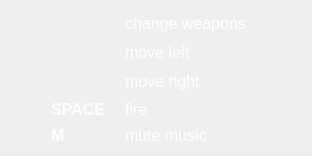
     <widget class="QWidget" name="gridLayoutWidget_5">
      <property name="geometry">
       <rect>
        <x>80</x>
        <y>250</y>
        <width>312</width>
        <height>156</height>
       </rect>
      </property>
      <layout class="QGridLayout" name="gridLayout">
       <property name="sizeConstraint">
        <enum>QLayout::SetMaximumSize</enum>
       </property>
       <item row="0" column="1">
        <widget class="QTextEdit" name="arrow_up">
         <property name="minimumSize">
          <size>
           <width>30</width>
           <height>30</height>
          </size>
         </property>
         <property name="maximumSize">
          <size>
           <width>30</width>
           <height>30</height>
          </size>
         </property>
         <property name="styleSheet">
          <string notr="true">background-color: rgba(0, 0, 0, 0);
border-style: none;
border-image: url(&quot;:/imgs/resources/arrow_up.png&quot;) 0 0 0 0 stretch stretch;</string>
         </property>
         <property name="verticalScrollBarPolicy">
          <enum>Qt::ScrollBarAlwaysOff</enum>
         </property>
         <property name="horizontalScrollBarPolicy">
          <enum>Qt::ScrollBarAlwaysOff</enum>
         </property>
         <property name="html">
          <string>&lt;!DOCTYPE HTML PUBLIC &quot;-//W3C//DTD HTML 4.0//EN&quot; &quot;http://www.w3.org/TR/REC-html40/strict.dtd&quot;&gt;
&lt;html&gt;&lt;head&gt;&lt;meta name=&quot;qrichtext&quot; content=&quot;1&quot; /&gt;&lt;style type=&quot;text/css&quot;&gt;
p, li { white-space: pre-wrap; }
&lt;/style&gt;&lt;/head&gt;&lt;body style=&quot; font-family:'MS Shell Dlg 2'; font-size:8.25pt; font-weight:400; font-style:normal;&quot;&gt;
&lt;p style=&quot;-qt-paragraph-type:empty; margin-top:0px; margin-bottom:0px; margin-left:0px; margin-right:0px; -qt-block-indent:0; text-indent:0px;&quot;&gt;&lt;br /&gt;&lt;/p&gt;&lt;/body&gt;&lt;/html&gt;</string>
         </property>
         <property name="textInteractionFlags">
          <set>Qt::NoTextInteraction</set>
         </property>
        </widget>
       </item>
       <item row="4" column="1">
        <widget class="QTextEdit" name="M">
         <property name="maximumSize">
          <size>
           <width>70</width>
           <height>20</height>
          </size>
         </property>
         <property name="font">
          <font>
           <family>MS Shell Dlg 2</family>
           <pointsize>20</pointsize>
           <weight>75</weight>
           <bold>true</bold>
          </font>
         </property>
         <property name="styleSheet">
          <string notr="true">background-color: rgba(0,0,0,0);
border-style: none;
color: white;</string>
         </property>
         <property name="verticalScrollBarPolicy">
          <enum>Qt::ScrollBarAlwaysOff</enum>
         </property>
         <property name="horizontalScrollBarPolicy">
          <enum>Qt::ScrollBarAlwaysOff</enum>
         </property>
         <property name="html">
          <string>&lt;!DOCTYPE HTML PUBLIC &quot;-//W3C//DTD HTML 4.0//EN&quot; &quot;http://www.w3.org/TR/REC-html40/strict.dtd&quot;&gt;
&lt;html&gt;&lt;head&gt;&lt;meta name=&quot;qrichtext&quot; content=&quot;1&quot; /&gt;&lt;style type=&quot;text/css&quot;&gt;
p, li { white-space: pre-wrap; }
&lt;/style&gt;&lt;/head&gt;&lt;body style=&quot; font-family:'MS Shell Dlg 2'; font-size:20pt; font-weight:600; font-style:normal;&quot;&gt;
&lt;p style=&quot; margin-top:0px; margin-bottom:0px; margin-left:0px; margin-right:0px; -qt-block-indent:0; text-indent:0px;&quot;&gt;&lt;span style=&quot; font-size:12pt;&quot;&gt;M&lt;/span&gt;&lt;/p&gt;&lt;/body&gt;&lt;/html&gt;</string>
         </property>
         <property name="textInteractionFlags">
          <set>Qt::NoTextInteraction</set>
         </property>
        </widget>
       </item>
       <item row="2" column="2">
        <widget class="QTextEdit" name="label_9">
         <property name="minimumSize">
          <size>
           <width>200</width>
           <height>20</height>
          </size>
         </property>
         <property name="maximumSize">
          <size>
           <width>200</width>
           <height>20</height>
          </size>
         </property>
         <property name="font">
          <font>
           <family>MS Shell Dlg 2</family>
           <pointsize>25</pointsize>
           <weight>75</weight>
           <bold>true</bold>
          </font>
         </property>
         <property name="styleSheet">
          <string notr="true">background-color: rgba(0,0,0,0);
border-style: none;
color: white;</string>
         </property>
         <property name="verticalScrollBarPolicy">
          <enum>Qt::ScrollBarAlwaysOff</enum>
         </property>
         <property name="horizontalScrollBarPolicy">
          <enum>Qt::ScrollBarAlwaysOff</enum>
         </property>
         <property name="html">
          <string>&lt;!DOCTYPE HTML PUBLIC &quot;-//W3C//DTD HTML 4.0//EN&quot; &quot;http://www.w3.org/TR/REC-html40/strict.dtd&quot;&gt;
&lt;html&gt;&lt;head&gt;&lt;meta name=&quot;qrichtext&quot; content=&quot;1&quot; /&gt;&lt;style type=&quot;text/css&quot;&gt;
p, li { white-space: pre-wrap; }
&lt;/style&gt;&lt;/head&gt;&lt;body style=&quot; font-family:'MS Shell Dlg 2'; font-size:25pt; font-weight:600; font-style:normal;&quot;&gt;
&lt;p style=&quot; margin-top:0px; margin-bottom:0px; margin-left:0px; margin-right:0px; -qt-block-indent:0; text-indent:0px;&quot;&gt;&lt;span style=&quot; font-size:12pt; font-weight:400;&quot;&gt;move right&lt;/span&gt;&lt;/p&gt;&lt;/body&gt;&lt;/html&gt;</string>
         </property>
         <property name="textInteractionFlags">
          <set>Qt::NoTextInteraction</set>
         </property>
        </widget>
       </item>
       <item row="4" column="2">
        <widget class="QTextEdit" name="label_16">
         <property name="minimumSize">
          <size>
           <width>200</width>
           <height>20</height>
          </size>
         </property>
         <property name="maximumSize">
          <size>
           <width>200</width>
           <height>20</height>
          </size>
         </property>
         <property name="font">
          <font>
           <family>MS Shell Dlg 2</family>
           <pointsize>25</pointsize>
           <weight>75</weight>
           <bold>true</bold>
          </font>
         </property>
         <property name="styleSheet">
          <string notr="true">background-color: rgba(0,0,0,0);
border-style: none;
color: white;</string>
         </property>
         <property name="verticalScrollBarPolicy">
          <enum>Qt::ScrollBarAlwaysOff</enum>
         </property>
         <property name="horizontalScrollBarPolicy">
          <enum>Qt::ScrollBarAlwaysOff</enum>
         </property>
         <property name="html">
          <string>&lt;!DOCTYPE HTML PUBLIC &quot;-//W3C//DTD HTML 4.0//EN&quot; &quot;http://www.w3.org/TR/REC-html40/strict.dtd&quot;&gt;
&lt;html&gt;&lt;head&gt;&lt;meta name=&quot;qrichtext&quot; content=&quot;1&quot; /&gt;&lt;style type=&quot;text/css&quot;&gt;
p, li { white-space: pre-wrap; }
&lt;/style&gt;&lt;/head&gt;&lt;body style=&quot; font-family:'MS Shell Dlg 2'; font-size:25pt; font-weight:600; font-style:normal;&quot;&gt;
&lt;p style=&quot; margin-top:0px; margin-bottom:0px; margin-left:0px; margin-right:0px; -qt-block-indent:0; text-indent:0px;&quot;&gt;&lt;span style=&quot; font-size:12pt; font-weight:400;&quot;&gt;mute music&lt;/span&gt;&lt;/p&gt;&lt;/body&gt;&lt;/html&gt;</string>
         </property>
         <property name="textInteractionFlags">
          <set>Qt::NoTextInteraction</set>
         </property>
        </widget>
       </item>
       <item row="3" column="2">
        <widget class="QTextEdit" name="label_10">
         <property name="minimumSize">
          <size>
           <width>200</width>
           <height>20</height>
          </size>
         </property>
         <property name="maximumSize">
          <size>
           <width>200</width>
           <height>20</height>
          </size>
         </property>
         <property name="font">
          <font>
           <family>MS Shell Dlg 2</family>
           <pointsize>25</pointsize>
           <weight>75</weight>
           <bold>true</bold>
          </font>
         </property>
         <property name="styleSheet">
          <string notr="true">background-color: rgba(0,0,0,0);
border-style: none;
color: white;</string>
         </property>
         <property name="verticalScrollBarPolicy">
          <enum>Qt::ScrollBarAlwaysOff</enum>
         </property>
         <property name="horizontalScrollBarPolicy">
          <enum>Qt::ScrollBarAlwaysOff</enum>
         </property>
         <property name="html">
          <string>&lt;!DOCTYPE HTML PUBLIC &quot;-//W3C//DTD HTML 4.0//EN&quot; &quot;http://www.w3.org/TR/REC-html40/strict.dtd&quot;&gt;
&lt;html&gt;&lt;head&gt;&lt;meta name=&quot;qrichtext&quot; content=&quot;1&quot; /&gt;&lt;style type=&quot;text/css&quot;&gt;
p, li { white-space: pre-wrap; }
&lt;/style&gt;&lt;/head&gt;&lt;body style=&quot; font-family:'MS Shell Dlg 2'; font-size:25pt; font-weight:600; font-style:normal;&quot;&gt;
&lt;p style=&quot; margin-top:0px; margin-bottom:0px; margin-left:0px; margin-right:0px; -qt-block-indent:0; text-indent:0px;&quot;&gt;&lt;span style=&quot; font-size:12pt; font-weight:400;&quot;&gt;fire&lt;/span&gt;&lt;/p&gt;&lt;/body&gt;&lt;/html&gt;</string>
         </property>
         <property name="textInteractionFlags">
          <set>Qt::NoTextInteraction</set>
         </property>
        </widget>
       </item>
       <item row="0" column="2">
        <widget class="QTextEdit" name="label_7">
         <property name="minimumSize">
          <size>
           <width>200</width>
           <height>20</height>
          </size>
         </property>
         <property name="maximumSize">
          <size>
           <width>200</width>
           <height>20</height>
          </size>
         </property>
         <property name="font">
          <font>
           <family>MS Shell Dlg 2</family>
           <pointsize>25</pointsize>
           <weight>75</weight>
           <bold>true</bold>
          </font>
         </property>
         <property name="styleSheet">
          <string notr="true">background-color: rgba(0,0,0,0);
border-style: none;
color: white;</string>
         </property>
         <property name="verticalScrollBarPolicy">
          <enum>Qt::ScrollBarAlwaysOff</enum>
         </property>
         <property name="horizontalScrollBarPolicy">
          <enum>Qt::ScrollBarAlwaysOff</enum>
         </property>
         <property name="html">
          <string>&lt;!DOCTYPE HTML PUBLIC &quot;-//W3C//DTD HTML 4.0//EN&quot; &quot;http://www.w3.org/TR/REC-html40/strict.dtd&quot;&gt;
&lt;html&gt;&lt;head&gt;&lt;meta name=&quot;qrichtext&quot; content=&quot;1&quot; /&gt;&lt;style type=&quot;text/css&quot;&gt;
p, li { white-space: pre-wrap; }
&lt;/style&gt;&lt;/head&gt;&lt;body style=&quot; font-family:'MS Shell Dlg 2'; font-size:25pt; font-weight:600; font-style:normal;&quot;&gt;
&lt;p style=&quot; margin-top:0px; margin-bottom:0px; margin-left:0px; margin-right:0px; -qt-block-indent:0; text-indent:0px;&quot;&gt;&lt;span style=&quot; font-size:12pt; font-weight:400;&quot;&gt;change weapons&lt;/span&gt;&lt;/p&gt;&lt;/body&gt;&lt;/html&gt;</string>
         </property>
         <property name="textInteractionFlags">
          <set>Qt::NoTextInteraction</set>
         </property>
        </widget>
       </item>
       <item row="3" column="1">
        <widget class="QTextEdit" name="space">
         <property name="maximumSize">
          <size>
           <width>70</width>
           <height>20</height>
          </size>
         </property>
         <property name="font">
          <font>
           <family>MS Shell Dlg 2</family>
           <pointsize>20</pointsize>
           <weight>75</weight>
           <bold>true</bold>
          </font>
         </property>
         <property name="styleSheet">
          <string notr="true">background-color: rgba(0,0,0,0);
border-style: none;
color: white;</string>
         </property>
         <property name="verticalScrollBarPolicy">
          <enum>Qt::ScrollBarAlwaysOff</enum>
         </property>
         <property name="horizontalScrollBarPolicy">
          <enum>Qt::ScrollBarAlwaysOff</enum>
         </property>
         <property name="html">
          <string>&lt;!DOCTYPE HTML PUBLIC &quot;-//W3C//DTD HTML 4.0//EN&quot; &quot;http://www.w3.org/TR/REC-html40/strict.dtd&quot;&gt;
&lt;html&gt;&lt;head&gt;&lt;meta name=&quot;qrichtext&quot; content=&quot;1&quot; /&gt;&lt;style type=&quot;text/css&quot;&gt;
p, li { white-space: pre-wrap; }
&lt;/style&gt;&lt;/head&gt;&lt;body style=&quot; font-family:'MS Shell Dlg 2'; font-size:20pt; font-weight:600; font-style:normal;&quot;&gt;
&lt;p style=&quot; margin-top:0px; margin-bottom:0px; margin-left:0px; margin-right:0px; -qt-block-indent:0; text-indent:0px;&quot;&gt;&lt;span style=&quot; font-size:12pt;&quot;&gt;SPACE&lt;/span&gt;&lt;/p&gt;&lt;/body&gt;&lt;/html&gt;</string>
         </property>
         <property name="textInteractionFlags">
          <set>Qt::NoTextInteraction</set>
         </property>
        </widget>
       </item>
       <item row="1" column="2">
        <widget class="QTextEdit" name="label_8">
         <property name="minimumSize">
          <size>
           <width>200</width>
           <height>20</height>
          </size>
         </property>
         <property name="maximumSize">
          <size>
           <width>200</width>
           <height>20</height>
          </size>
         </property>
         <property name="font">
          <font>
           <family>MS Shell Dlg 2</family>
           <pointsize>25</pointsize>
           <weight>75</weight>
           <bold>true</bold>
          </font>
         </property>
         <property name="styleSheet">
          <string notr="true">background-color: rgba(0,0,0,0);
border-style: none;
color: white;</string>
         </property>
         <property name="verticalScrollBarPolicy">
          <enum>Qt::ScrollBarAlwaysOff</enum>
         </property>
         <property name="horizontalScrollBarPolicy">
          <enum>Qt::ScrollBarAlwaysOff</enum>
         </property>
         <property name="html">
          <string>&lt;!DOCTYPE HTML PUBLIC &quot;-//W3C//DTD HTML 4.0//EN&quot; &quot;http://www.w3.org/TR/REC-html40/strict.dtd&quot;&gt;
&lt;html&gt;&lt;head&gt;&lt;meta name=&quot;qrichtext&quot; content=&quot;1&quot; /&gt;&lt;style type=&quot;text/css&quot;&gt;
p, li { white-space: pre-wrap; }
&lt;/style&gt;&lt;/head&gt;&lt;body style=&quot; font-family:'MS Shell Dlg 2'; font-size:25pt; font-weight:600; font-style:normal;&quot;&gt;
&lt;p style=&quot; margin-top:0px; margin-bottom:0px; margin-left:0px; margin-right:0px; -qt-block-indent:0; text-indent:0px;&quot;&gt;&lt;span style=&quot; font-size:12pt; font-weight:400;&quot;&gt;move left&lt;/span&gt;&lt;/p&gt;&lt;/body&gt;&lt;/html&gt;</string>
         </property>
         <property name="textInteractionFlags">
          <set>Qt::NoTextInteraction</set>
         </property>
        </widget>
       </item>
       <item row="2" column="1">
        <widget class="QTextEdit" name="arrow_right">
         <property name="minimumSize">
          <size>
           <width>30</width>
           <height>30</height>
          </size>
         </property>
         <property name="maximumSize">
          <size>
           <width>30</width>
           <height>30</height>
          </size>
         </property>
         <property name="styleSheet">
          <string notr="true">background-color: rgba(0, 0, 0, 0);
border-style: none;
border-image: url(&quot;:/imgs/resources/arrow_right.png&quot;) 0 0 0 0 stretch stretch;</string>
         </property>
         <property name="verticalScrollBarPolicy">
          <enum>Qt::ScrollBarAlwaysOff</enum>
         </property>
         <property name="horizontalScrollBarPolicy">
          <enum>Qt::ScrollBarAlwaysOff</enum>
         </property>
         <property name="html">
          <string>&lt;!DOCTYPE HTML PUBLIC &quot;-//W3C//DTD HTML 4.0//EN&quot; &quot;http://www.w3.org/TR/REC-html40/strict.dtd&quot;&gt;
&lt;html&gt;&lt;head&gt;&lt;meta name=&quot;qrichtext&quot; content=&quot;1&quot; /&gt;&lt;style type=&quot;text/css&quot;&gt;
p, li { white-space: pre-wrap; }
&lt;/style&gt;&lt;/head&gt;&lt;body style=&quot; font-family:'MS Shell Dlg 2'; font-size:8.25pt; font-weight:400; font-style:normal;&quot;&gt;
&lt;p style=&quot;-qt-paragraph-type:empty; margin-top:0px; margin-bottom:0px; margin-left:0px; margin-right:0px; -qt-block-indent:0; text-indent:0px;&quot;&gt;&lt;br /&gt;&lt;/p&gt;&lt;/body&gt;&lt;/html&gt;</string>
         </property>
         <property name="textInteractionFlags">
          <set>Qt::NoTextInteraction</set>
         </property>
        </widget>
       </item>
       <item row="0" column="0">
        <widget class="QTextEdit" name="arrow_down">
         <property name="minimumSize">
          <size>
           <width>30</width>
           <height>30</height>
          </size>
         </property>
         <property name="maximumSize">
          <size>
           <width>30</width>
           <height>30</height>
          </size>
         </property>
         <property name="styleSheet">
          <string notr="true">background-color: rgba(0, 0, 0, 0);
border-style: none;
border-image: url(&quot;:/imgs/resources/arrow_down.png&quot;) 0 0 0 0 stretch stretch;</string>
         </property>
         <property name="verticalScrollBarPolicy">
          <enum>Qt::ScrollBarAlwaysOff</enum>
         </property>
         <property name="horizontalScrollBarPolicy">
          <enum>Qt::ScrollBarAlwaysOff</enum>
         </property>
         <property name="html">
          <string>&lt;!DOCTYPE HTML PUBLIC &quot;-//W3C//DTD HTML 4.0//EN&quot; &quot;http://www.w3.org/TR/REC-html40/strict.dtd&quot;&gt;
&lt;html&gt;&lt;head&gt;&lt;meta name=&quot;qrichtext&quot; content=&quot;1&quot; /&gt;&lt;style type=&quot;text/css&quot;&gt;
p, li { white-space: pre-wrap; }
&lt;/style&gt;&lt;/head&gt;&lt;body style=&quot; font-family:'MS Shell Dlg 2'; font-size:8.25pt; font-weight:400; font-style:normal;&quot;&gt;
&lt;p style=&quot;-qt-paragraph-type:empty; margin-top:0px; margin-bottom:0px; margin-left:0px; margin-right:0px; -qt-block-indent:0; text-indent:0px;&quot;&gt;&lt;br /&gt;&lt;/p&gt;&lt;/body&gt;&lt;/html&gt;</string>
         </property>
         <property name="textInteractionFlags">
          <set>Qt::NoTextInteraction</set>
         </property>
        </widget>
       </item>
       <item row="1" column="1">
        <widget class="QTextEdit" name="arrow_left">
         <property name="minimumSize">
          <size>
           <width>30</width>
           <height>30</height>
          </size>
         </property>
         <property name="maximumSize">
          <size>
           <width>30</width>
           <height>30</height>
          </size>
         </property>
         <property name="styleSheet">
          <string notr="true">background-color: rgba(0, 0, 0, 0);
border-style: none;
border-image: url(&quot;:/imgs/resources/arrow_left.png&quot;) 0 0 0 0 stretch stretch;</string>
         </property>
         <property name="verticalScrollBarPolicy">
          <enum>Qt::ScrollBarAlwaysOff</enum>
         </property>
         <property name="horizontalScrollBarPolicy">
          <enum>Qt::ScrollBarAlwaysOff</enum>
         </property>
         <property name="html">
          <string>&lt;!DOCTYPE HTML PUBLIC &quot;-//W3C//DTD HTML 4.0//EN&quot; &quot;http://www.w3.org/TR/REC-html40/strict.dtd&quot;&gt;
&lt;html&gt;&lt;head&gt;&lt;meta name=&quot;qrichtext&quot; content=&quot;1&quot; /&gt;&lt;style type=&quot;text/css&quot;&gt;
p, li { white-space: pre-wrap; }
&lt;/style&gt;&lt;/head&gt;&lt;body style=&quot; font-family:'MS Shell Dlg 2'; font-size:8.25pt; font-weight:400; font-style:normal;&quot;&gt;
&lt;p style=&quot;-qt-paragraph-type:empty; margin-top:0px; margin-bottom:0px; margin-left:0px; margin-right:0px; -qt-block-indent:0; text-indent:0px;&quot;&gt;&lt;br /&gt;&lt;/p&gt;&lt;/body&gt;&lt;/html&gt;</string>
         </property>
         <property name="textInteractionFlags">
          <set>Qt::NoTextInteraction</set>
         </property>
        </widget>
       </item>
      </layout>
     </widget>
